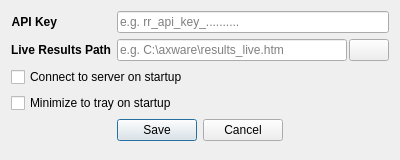
<?xml version="1.0" encoding="UTF-8"?>
<ui version="4.0">
 <class>config_dialog</class>
 <widget class="QDialog" name="config_dialog">
  <property name="geometry">
   <rect>
    <x>0</x>
    <y>0</y>
    <width>400</width>
    <height>160</height>
   </rect>
  </property>
  <property name="windowTitle">
   <string>Dialog</string>
  </property>
  <property name="windowIcon">
   <iconset resource="resource.qrc">
    <normaloff>:/icons/emoji_u1f3c1.svg</normaloff>:/icons/emoji_u1f3c1.svg</iconset>
  </property>
  <property name="modal">
   <bool>true</bool>
  </property>
  <layout class="QFormLayout" name="formLayout">
   <item row="1" column="0">
    <widget class="QLabel" name="label_api">
     <property name="text">
      <string>&lt;b&gt;API Key&lt;/b&gt;</string>
     </property>
     <property name="textFormat">
      <enum>Qt::TextFormat::AutoText</enum>
     </property>
     <property name="scaledContents">
      <bool>false</bool>
     </property>
     <property name="alignment">
      <set>Qt::AlignmentFlag::AlignRight|Qt::AlignmentFlag::AlignTrailing|Qt::AlignmentFlag::AlignVCenter</set>
     </property>
    </widget>
   </item>
   <item row="1" column="1">
    <widget class="QLineEdit" name="text_api">
     <property name="placeholderText">
      <string>e.g. rr_api_key_..........</string>
     </property>
    </widget>
   </item>
   <item row="2" column="0">
    <widget class="QLabel" name="label_resultsfile">
     <property name="text">
      <string>&lt;b&gt;Live Results Path&lt;/b&gt;</string>
     </property>
     <property name="alignment">
      <set>Qt::AlignmentFlag::AlignRight|Qt::AlignmentFlag::AlignTrailing|Qt::AlignmentFlag::AlignVCenter</set>
     </property>
    </widget>
   </item>
   <item row="2" column="1">
    <layout class="QHBoxLayout" name="horizontalLayout">
     <property name="spacing">
      <number>2</number>
     </property>
     <item>
      <widget class="QLineEdit" name="text_resultsfile">
       <property name="placeholderText">
        <string>e.g. C:\axware\results_live.htm</string>
       </property>
      </widget>
     </item>
     <item>
      <widget class="QPushButton" name="button_resultsfile">
       <property name="text">
        <string/>
       </property>
       <property name="icon">
        <iconset theme="QIcon::ThemeIcon::DocumentOpen"/>
       </property>
      </widget>
     </item>
    </layout>
   </item>
   <item row="3" column="0" colspan="2">
    <widget class="QCheckBox" name="cb_autostart">
     <property name="text">
      <string>Connect to server on startup</string>
     </property>
    </widget>
   </item>
   <item row="4" column="0" colspan="2">
    <widget class="QCheckBox" name="cb_traystart">
     <property name="text">
      <string>Minimize to tray on startup</string>
     </property>
     <property name="autoRepeat">
      <bool>false</bool>
     </property>
    </widget>
   </item>
   <item row="5" column="0" colspan="2">
    <widget class="QDialogButtonBox" name="buttonBox">
     <property name="orientation">
      <enum>Qt::Orientation::Horizontal</enum>
     </property>
     <property name="standardButtons">
      <set>QDialogButtonBox::StandardButton::Cancel|QDialogButtonBox::StandardButton::Save</set>
     </property>
     <property name="centerButtons">
      <bool>true</bool>
     </property>
    </widget>
   </item>
  </layout>
 </widget>
 <resources>
  <include location="resource.qrc"/>
 </resources>
 <connections>
  <connection>
   <sender>buttonBox</sender>
   <signal>accepted()</signal>
   <receiver>config_dialog</receiver>
   <slot>accept()</slot>
   <hints>
    <hint type="sourcelabel">
     <x>248</x>
     <y>254</y>
    </hint>
    <hint type="destinationlabel">
     <x>157</x>
     <y>274</y>
    </hint>
   </hints>
  </connection>
  <connection>
   <sender>buttonBox</sender>
   <signal>rejected()</signal>
   <receiver>config_dialog</receiver>
   <slot>reject()</slot>
   <hints>
    <hint type="sourcelabel">
     <x>316</x>
     <y>260</y>
    </hint>
    <hint type="destinationlabel">
     <x>286</x>
     <y>274</y>
    </hint>
   </hints>
  </connection>
  <connection>
   <sender>button_resultsfile</sender>
   <signal>clicked()</signal>
   <receiver>config_dialog</receiver>
   <slot>browse_results_file()</slot>
   <hints>
    <hint type="sourcelabel">
     <x>305</x>
     <y>77</y>
    </hint>
    <hint type="destinationlabel">
     <x>164</x>
     <y>77</y>
    </hint>
   </hints>
  </connection>
 </connections>
 <slots>
  <slot>browse_results_file()</slot>
 </slots>
</ui>
